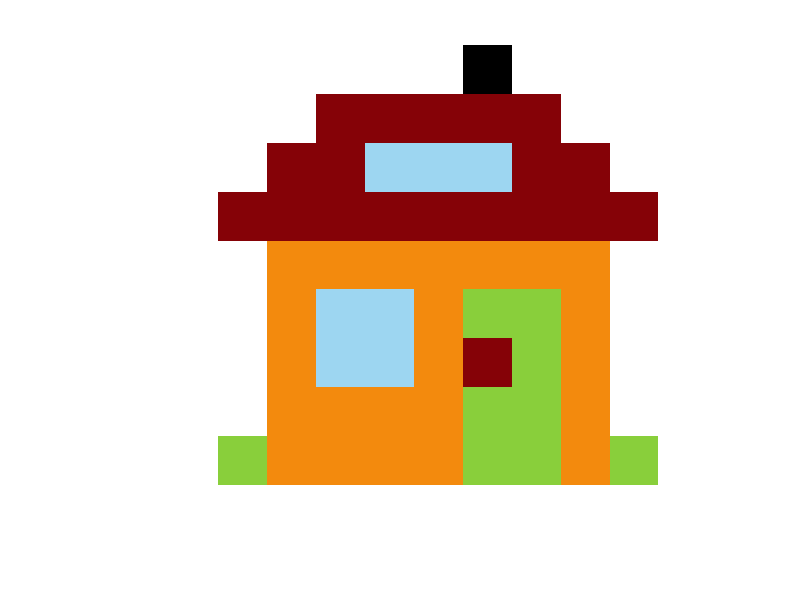

The MATLAB source for this figure:
%CASA PIXELES 10 x 10 pixeles
clc;clear;

R = ones(10,10)
G = ones(10,10)
B = ones(10,10)
%Color Rojo
R_R = 133/255;
R_G = 2/255;
R_B = 7/255;
%Color Azul
B_R = 157/255;
B_G = 214/255;
B_B = 241/255;
%Naranja
O_R = 243/255;
O_G = 138/255;
O_B = 13/255;
%Verde
G_R = 137/255;
G_G = 207/255;
G_B = 59/255;


for i=1:10
    for j=1:10
        if(i==1 && j==7)%Fila 1
            R(i,j)=0;
            G(i,j)=0;
            B(i,j)=0;
        end
        for k=4:8
            if(i==2 && j==k)%Fila 2
                R(i,j)=R_R;
                G(i,j)=R_G;
                B(i,j)=R_B;
            end
        end
        if(i==3 && (j==3 || j==4 || j==8 || j==9))%Fila 3 rojo
                R(i,j)=R_R;
                G(i,j)=R_G;
                B(i,j)=R_B;
            end
        for k=5:7%Fila 3 azul
            if(i==3 && j==k)
                R(i,j)=B_R;
                G(i,j)=B_G;
                B(i,j)=B_B;
            end
        end
        for k=2:10
            if(i==4 && j==k)%Fila 4
                R(i,j)=R_R;
                G(i,j)=R_G;
                B(i,j)=R_B;
            end
        end
        for k=3:9%Fila 5 naranja
            if(i==5 && j==k)
                R(i,j)=O_R;
                G(i,j)=O_G;
                B(i,j)=O_B;
            end
        end
%%%%%%%%%%%%%%%%%%%%%%%%%%%%%%%%%%%%%%%%%%%%%%%%%
        for k=3:3:9%Fila 6 naranja
            if((i==6 || i==7) && j==k)
                R(i,j)=O_R;
                G(i,j)=O_G;
                B(i,j)=O_B;
            end
        end
        if((i==6 || i==7) && (j==4 || j==5)) %Ventana
            R(i,j)=B_R;
            G(i,j)=B_G;
            B(i,j)=B_B;
        end
        if((i==6 || i==8 || i==9) && (j==7 || j==8))%Puerta verde
            R(i,j)=G_R;
            G(i,j)=G_G;
            B(i,j)=G_B;
        end
        if((i==8 || i==9) && (j==3 || j==4 || j==5 || j==6 || j== 9))%Naranja
            R(i,j)=O_R;
            G(i,j)=O_G;
            B(i,j)=O_B;
        end
        for k=2:8:10
            if(i==9 && j==k)
                R(i,j)=G_R;
                G(i,j)=G_G;
                B(i,j)=G_B;
            end
        end
    end
end
%Manija
R(7,7)=R_R;
G(7,7)=R_G;
B(7,7)=R_B;
%Punto Puerta
R(7,8)=G_R;
G(7,8)=G_G;
B(7,8)=G_B;


i= cat(3,R,G,B);
imshow(i)